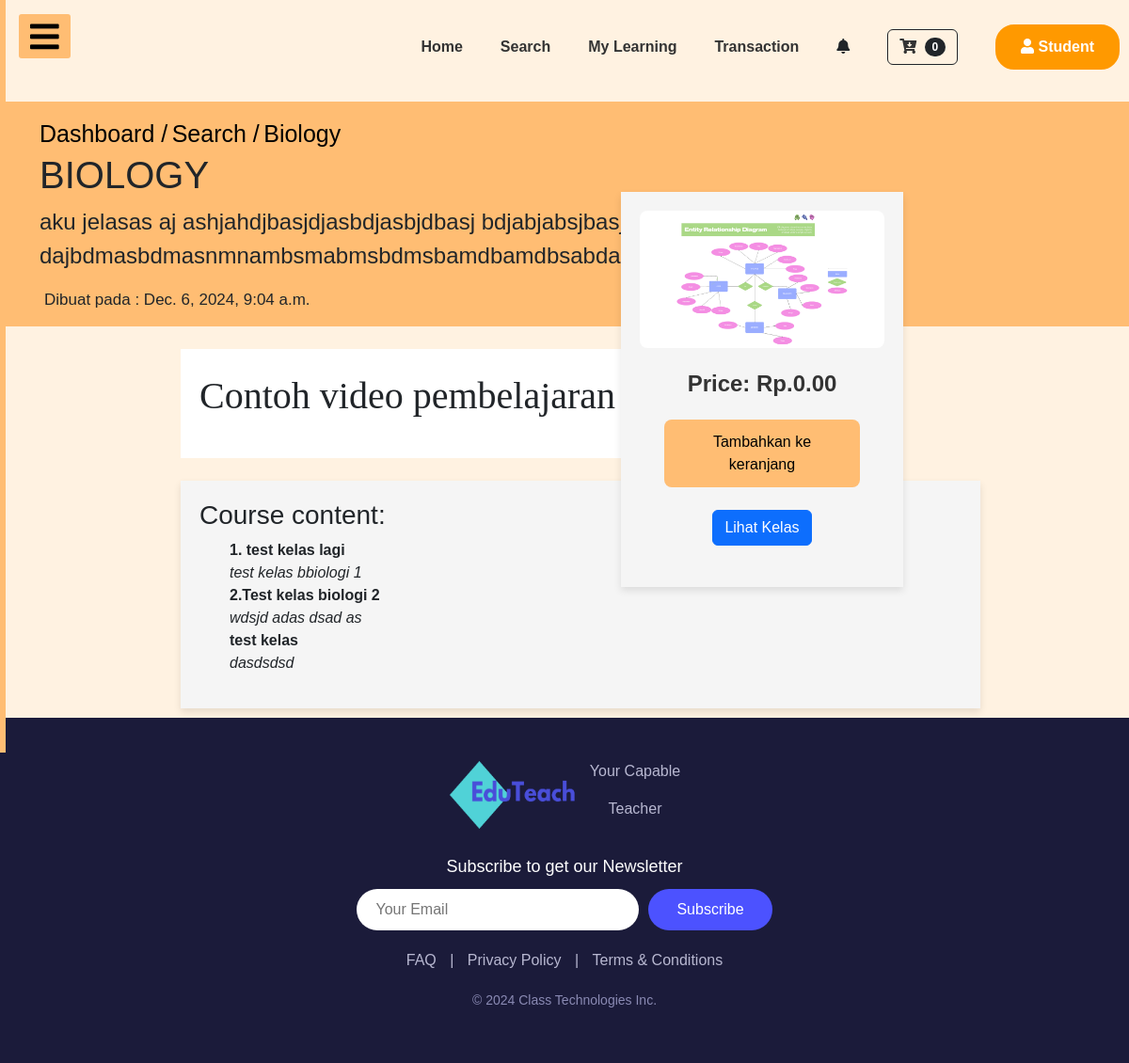
The page /courses_app/post/7/ on the database its author committed.
### courses_app/models.py (models this page shows, shortened)
class Post(models.Model):
    author = models.ForeignKey(User, on_delete=models.CASCADE)  # Ganti Teacher menjadi User
    title = models.CharField(max_length=200)
    text = models.TextField()
    price = models.DecimalField(max_digits=10, decimal_places=2, default=0.00)
    created_date = models.DateTimeField(default=timezone.now)
    thumbnail = models.ImageField(upload_to='thumbnail', blank=True)
    video = EmbedVideoField(blank=True, null=True)  # Tambahkan field untuk video
    published_date = models.DateTimeField(blank=True, null=True)

class Class(models.Model):
    post = models.ForeignKey(Post, on_delete=models.CASCADE, related_name='classes')  # Relasi dengan Post
    class_name = models.CharField(max_length=100)
    text = models.TextField()
    video = EmbedVideoField(blank=True, null=True)

### courses_app/views.py (the view)
# urls.py: path('post/<int:pk>/', views.PostDetailView.as_view(), name='post_detail'),
class PostDetailView(DetailView):
    model = Post
    def get_context_data(self, **kwargs):
        context = super().get_context_data(**kwargs)
        post = self.object
        context['classes'] = post.classes.all()  # Mengambil semua kelas terkait dengan post ini
        return context

### cart/cart.py (called while the page is built)
    def __len__(self):
        return len(self.cart)

### cart/context_processors.py (called while the page is built)
def cart(request):
    return {'cart':Cart(request)}

### courses_app/templates/courses_app/post_detail.html (shortened to what this page needs)
{% extends 'dashboard_app/base_dashboard_student.html' %}
{% load static %}
{% block head_block %}
<link rel="stylesheet" href="{% static 'css/post_detail.css' %}">
{% endblock %}
{% load embed_video_tags %}
{% block body_block %}
<div class="py-3" style="background:#FFBD73;position: relative;">
    <div class="container">
        <a class="text-black" href="{% url 'user_app:studentdashboard' %}" style="font-size: 25px; text-decoration: none !important;"> Dashboard /</a>
        <a class="text-black" href="{% url 'post_list' %}" style="font-size: 25px; text-decoration: none !important;"> Search /</a>
        <a class="text-black" href="#" style="font-size: 25px; text-decoration: none !important;"> {{ post.title }} </a>
        <h1 class="post-title" >{{ post.title }}</h1>
        <p class="post-content" style="font-size: 24px !important; ">
        {{ post.text | safe | linebreaksbr }}
        </p>
        {% if post.published_date %}
        <div class="date post-date" style="font-size: 17px !important; margin-left: 5px !important;">Dibuat pada : {{ post.published_date }}</div>
        {% else %}
        <a class="btn btn-primary" href="{% url 'post_publish' pk=post.pk %}">Publish</a>
        {% endif %}
    </div>
    <div class="block">
       {% if post.thumbnail %}
        <img src="{{ post.thumbnail.url }}" alt="Thumbnail" style="width: 100%; height: auto;">
       {% else %}
        <p>No image available</p>
       {% endif %}
       <div class="post-price" style="font-size: 24px !important; margin-top: 20px; font-weight: bold;">
        Price: Rp.{{ post.price }}
       </div>
       <button type="button" data-testid="add-to-cart-button" class="ud-btn ud-btn-large ud-btn-brand ud-heading-md add-to-cart" fdprocessedid="s2t4t5" style="width: 80%;">Tambahkan ke keranjang</button>
       <br>
       <a href="{% url 'class_list' pk=post.pk %}" class="btn btn-primary">Lihat Kelas</a>
       <br>
   </div>
</div>
<br>
<div class="item">
    <p class="deskripsi">Contoh video pembelajaran</p>
</div>
<br>
<div id = "content" >
<h3 class="title">Course content:</h3>
    <ul>
        {% if classes %}
            {% for class in classes %}
                <li>
                    <strong>{{ class.class_name }}</strong><br>
                    <em>{{ class.text }}</em><br>
                </li>
            {% endfor %}
        {% else %}
            <li>No classes available for this post.</li>
        {% endif %}
    </ul>
</div>
{% endblock %}

### templates/dashboard_app/base_dashboard_student.html (shortened to what this page needs)
<!DOCTYPE html>
{% load static %}
<html lang="en">
<head>
    <link rel="stylesheet" href="https://cdnjs.cloudflare.com/ajax/libs/font-awesome/5.15.3/css/all.min.css"/>
    <link href="https://cdn.jsdelivr.net/npm/bootstrap@5.3.3/dist/css/bootstrap.min.css" rel="stylesheet">
    <link rel="stylesheet" href="{% static 'css/base_dashboard.css' %}">
    {% block head_block %}
    {% endblock %}
</head>
<body>
    <div class="containerr">
        <ul class="nav-links">
          <li><a href="{% url 'user_app:studentdashboard' %}">Home</a></li>
          <li><a href="{% url 'post_list' %}">Search</a></li>
          <li><a href="#">My Learning</a></li>
          <li><a href="#">Transaction</a></li>
          <li><a><i class="fas fa-bell"></i></a></li>
          <li><a href="{% url 'cart_summary_student' %}" class="btn btn-outline-dark"><i class="fas fa-cart-arrow-down"></i>
            <span class=" badge bg-dark text-white ms-1 rounded-pill" id="cart_quantity">
              {{cart|length}}
            </span></a></li>
          <button class="button"><i class="fas fa-user"></i> Student</button>
        </ul>
    </div>
    <label for="check">
        <i class="fas fa-bars" id="btn"></i>
    </label>
    <div class="sidebar">
    </div>
    {% block body_block %}
    {% endblock %}
    <footer>
        <div class="footer-container">
          <div class="footer-logo">
            <img class = "logo"src="{% static 'img/Desain tanpa judul.png' %}" >
            <div class="logo-text">
              <p>Your Capable </p><p>Teacher</p>
            </div>
          </div>
          <div class="newsletter">
            <p>Subscribe to get our Newsletter</p>
            <form>
              <input type="email" placeholder="Your Email" required>
              <button type="submit">Subscribe</button>
            </form>
          </div>
          <div class="footer-links">
            <a href="{% url 'user_app:faq'%}">FAQ</a> |
            <a href="#">Privacy Policy</a> |
            <a href="#">Terms & Conditions</a>
          </div>
          <div class="footer-bottom">
            <p>&copy; 2024 Class Technologies Inc.</p>
          </div>
        </div>
    </footer>
</body>
</html>

### static/css/base_dashboard.css (style rules this page uses)
* { padding: 0; margin: 0; list-style: none; text-decoration: none; }
body { font-family: 'Roboto', sans-serif; background-color: #FFF2E1; }
.sidebar { height: 100vh; background-color: #FFBD73; position: fixed; top: 0; left: -250px; transition: left 0.3s ease-in-out; padding: 20px; }
label #btn,label #cancel { position: absolute; background: #FFBD73; border-radius: 3px; cursor: pointer; }
label #btn { left: 20px; top: 15px; font-size: 35px; color: rgb(0, 0, 0); padding: 6px 12px; transition: all .5s; }
footer { background-color: #1b1b3a; padding: 40px 20px; color: #fff; text-align: center; }
.footer-container { max-width: 1200px; margin: 0 auto; }
.footer-logo { display: flex; justify-content: center; align-items: center; margin-bottom: 20px; }
.footer-logo img { width: 140px; height: 80px; margin-right: 10px; }
.footer-logo .logo-text p { margin-top: 5px; color: #b8b8d1; }
.newsletter { margin: 20px 0; }
.newsletter p { font-size: 18px; margin-bottom: 10px; }
.newsletter form { display: flex; justify-content: center; }
.newsletter input { padding: 10px 20px; border: none; border-radius: 30px; width: 300px; font-size: 16px; outline: none; }
.newsletter button { padding: 10px 30px; margin-left: 10px; background-color: #4c52ff; color: #fff; border: none; border-radius: 30px; font-size: 16px; cursor: pointer; transition: background-color 0.3s ease; }
.footer-links { margin: 20px 0; color: #b8b8d1; }
.footer-links a { color: #b8b8d1; margin: 0 10px; text-decoration: none; }
.footer-bottom { margin-top: 20px; font-size: 14px; color: #8a8ab3; }
* { box-sizing: border-box; }
body { font-family: Arial, Helvetica, sans-serif; margin: 0; }
.containerr { margin-top: 1em; display: flex; flex-direction: row-reverse; justify-content: space-between; align-items: center; text-align: left; padding: 10px; background-color: #FFF2E1; }
.nav-links { display: flex; list-style: none; padding: 0; margin: 0; text-align: center; align-items: center; }
.nav-links li { margin-right: 40px; }
.nav-links li a { text-decoration: none; color: #333; font-weight: bold; }
.button { background-color: #FF9900; color: #FFFFFF; padding: 10px 25px; border-radius: 20px; border: 2px solid #FF9900; text-decoration: none; font-weight: bold; }

### courses_app/static/css/post_detail.css (style rules this page uses)
.post-title { text-transform: uppercase; }
.item { margin-left: 16%; margin-right: 40%; background-color: white; padding: 20px; }
.block { display: flex; position: absolute; top: 40%; right: 20%; max-width: 300px; max-height: 500px; flex-direction: column; align-items: center; justify-content: flex-start; padding: 20px; background-color:whitesmoke; box-shadow: 0px 4px 8px rgba(0, 0, 0, 0.1); }
.block img { max-width: 100%; height: auto; border-radius: 8px; }
.post-price { font-size: 24px; font-weight: bold; margin-top: 20px; color: #333; }
.add-to-cart { margin-top: 20px; padding: 12px 24px; background-color: #FFBD73; border: none; border-radius: 8px; font-size: 16px; cursor: pointer; }
.deskripsi { font-size: 40px; font-family:'Times New Roman', Times, serif; }
#content { max-width: 850px; margin-left: 16%; box-shadow: 0 4px 8px rgba(0, 0, 0, 0.1); padding: 20px; background-color: whitesmoke; margin-bottom: 10px; }
.title { font-family: 'Lucida Sans', 'Lucida Sans Regular', 'Lucida Grande', 'Lucida Sans Unicode', Geneva, Verdana, sans-serif; }

### rows shown on the page
Post: title "Biology", title "BIOLOGY", text "aku jelasas aj ashjahdjbasjdjasbdjasbjdbasj bdjabjabsjbasjb dajbdmasbdmasnmnambsmabmsbdmsbamdbamdbsabdamsbdasbjbasd a", published_date "Dec. 6, 2024, 9:04 a.m.", thumbnail (picture), price "0.00"
Class: class_name "1. test kelas lagi", text "test kelas bbiologi 1"
Class: class_name "2.Test kelas biologi 2", text "wdsjd adas dsad as"
Class: class_name "test kelas", text "dasdsdsd"

### other values the page prints
{{ cart|length }} "0"
